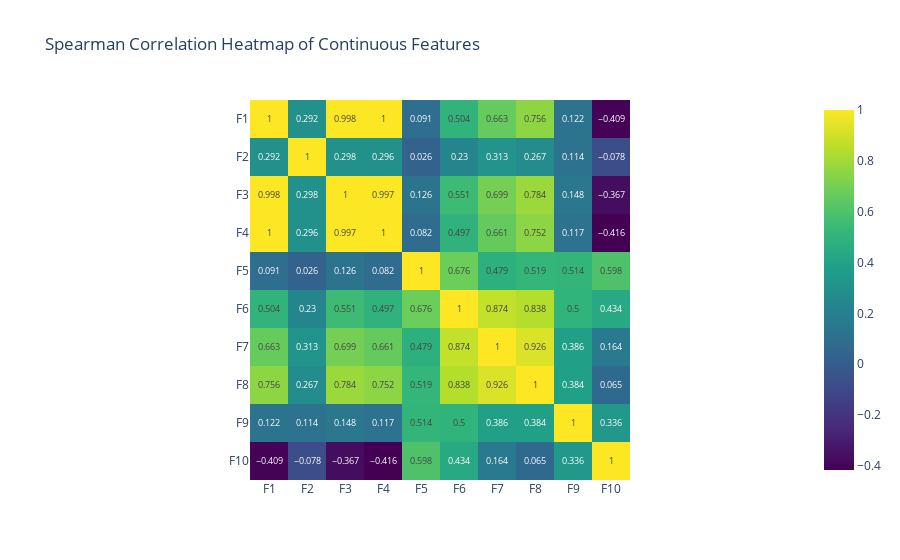

Here is the notebook cell this chart was saved with:
### Code cell
# correlation heatmap
spearman_correlation_matrix = eda.correlations(sample_df, type="spearman", printout="heatmap")

### Figure 1 — Plotly figure (JSON) as saved in the notebook; plotly's stock layout.template omitted (floating-point values rounded to 4 significant figures)
{"data": [{"coloraxis": "coloraxis", "hovertemplate": "x: %{x}<br>y: %{y}<br>color: %{z}<extra></extra>", "name": "0", "texttemplate": "%{z}", "type": "heatmap", "x": ["F1", "F2", "F3", "F4", "F5", "F6", "F7", "F8", "F9", "F10"], "xaxis": "x", "y": ["F1", "F2", "F3", "F4", "F5", "F6", "F7", "F8", "F9", "F10"], "yaxis": "y", "z": [[1, 0.292, 0.998, 1, 0.091, 0.504, 0.663, 0.756, 0.122, -0.409], [0.292, 1, 0.298, 0.296, 0.026, 0.23, 0.313, 0.267, 0.114, -0.078], [0.998, 0.298, 1, 0.997, 0.126, 0.551, 0.699, 0.784, 0.148, -0.367], [1, 0.296, 0.997, 1, 0.082, 0.497, 0.661, 0.752, 0.117, -0.416], [0.091, 0.026, 0.126, 0.082, 1, 0.676, 0.479, 0.519, 0.514, 0.598], [0.504, 0.23, 0.551, 0.497, 0.676, 1, 0.874, 0.838, 0.5, 0.434], [0.663, 0.313, 0.699, 0.661, 0.479, 0.874, 1, 0.926, 0.386, 0.164], [0.756, 0.267, 0.784, 0.752, 0.519, 0.838, 0.926, 1, 0.384, 0.065], [0.122, 0.114, 0.148, 0.117, 0.514, 0.5, 0.386, 0.384, 1, 0.336], [-0.409, -0.078, -0.367, -0.416, 0.598, 0.434, 0.164, 0.065, 0.336, 1]]}], "layout": {"coloraxis": {"colorscale": [[0, "#440154"], [0.1111, "#482878"], [0.2222, "#3e4989"], [0.3333, "#31688e"], [0.4444, "#26828e"], [0.5556, "#1f9e89"], [0.6667, "#35b779"], [0.7778, "#6ece58"], [0.8889, "#b5de2b"], [1, "#fde725"]]}, "title": {"text": "Spearman Correlation Heatmap of Continuous Features"}, "xaxis": {"anchor": "y", "constrain": "domain", "domain": [0, 1], "scaleanchor": "y"}, "yaxis": {"anchor": "x", "autorange": "reversed", "constrain": "domain", "domain": [0, 1]}}}
